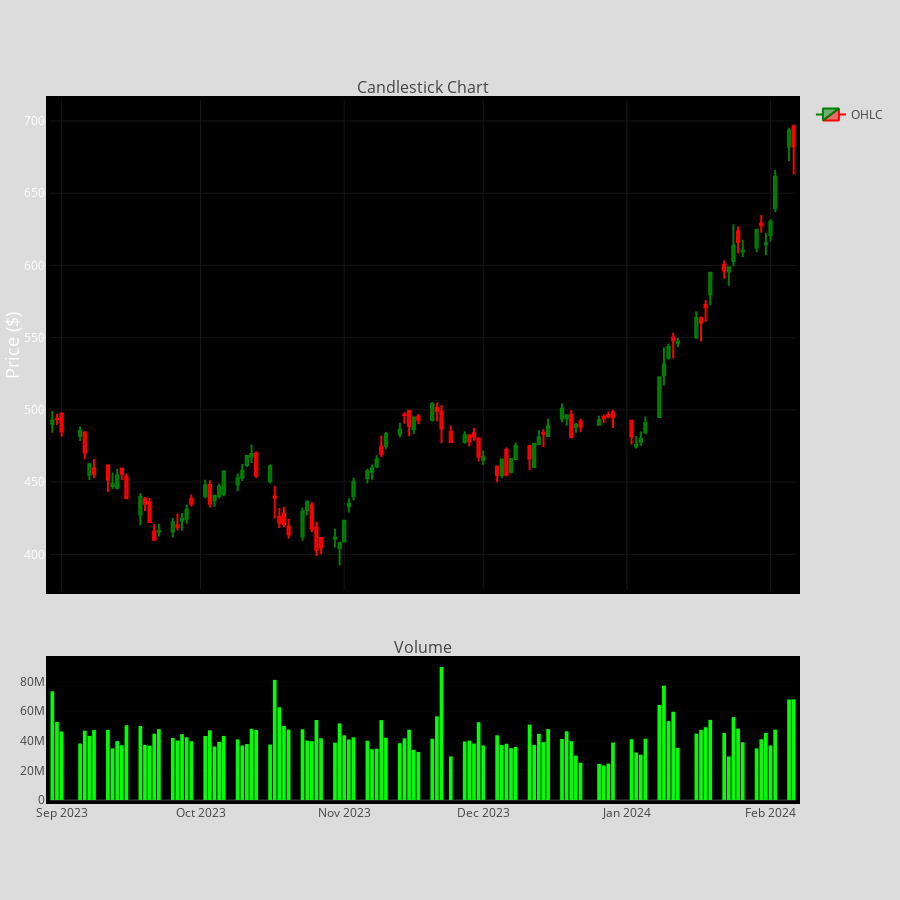

Source (notebook cell):
### Code cell
plot_candlestick(data_6_months, 'Bitcoin 6 Month Candlestick Chart');
